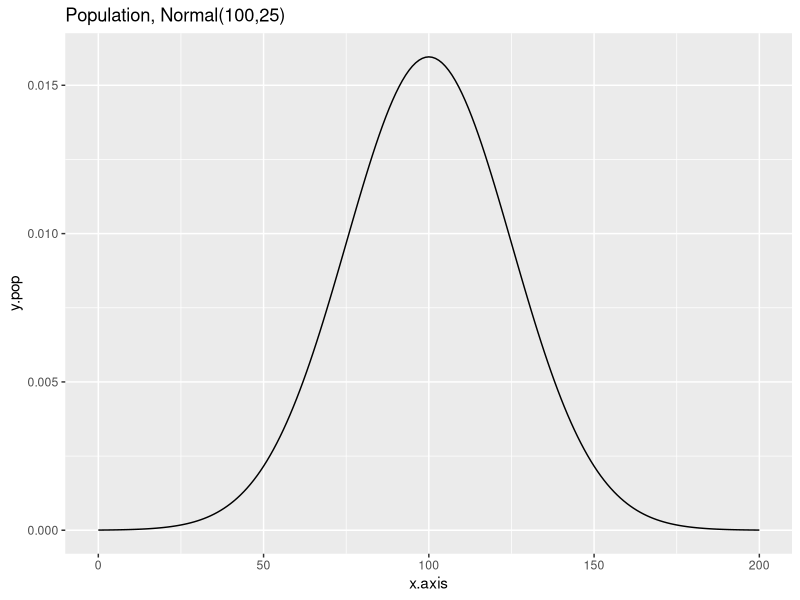
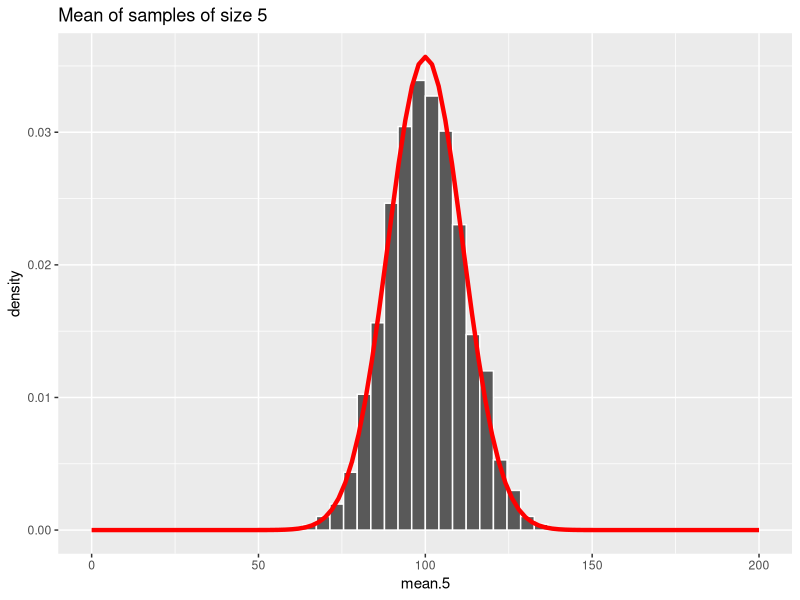
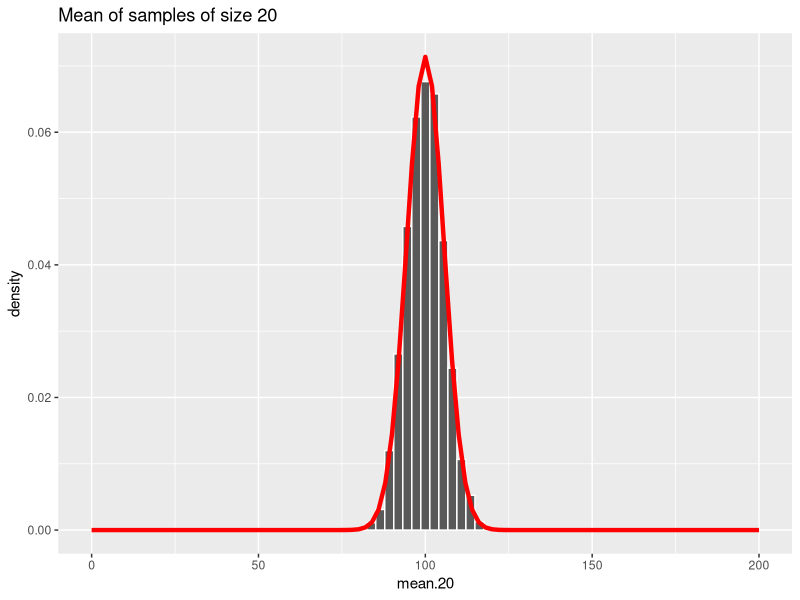
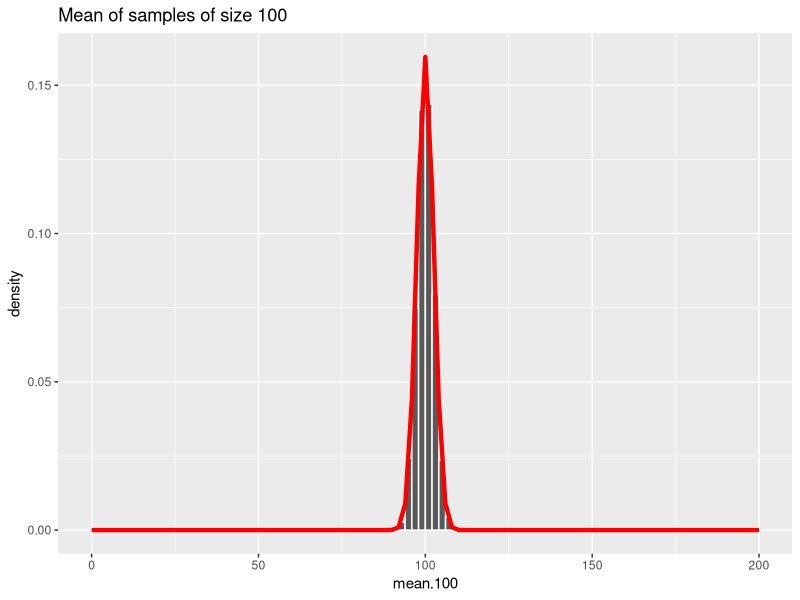
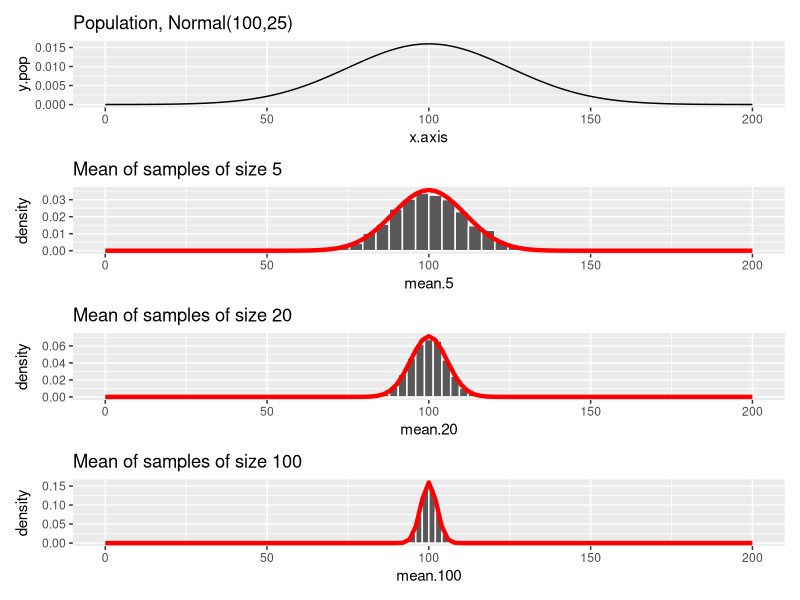

These charts were generated, in order, by the following R code:
#Notes 5-1C Extension
#Central Limit Theorem

library(tidyverse)
library(patchwork)

set.seed(2320)
x.axis <- seq(0,200)
y.pop <- dnorm(x.axis,100,25)

A <- ggplot(NULL,aes(x=x.axis,y=y.pop)) + 
  geom_line()+
  labs(title="Population, Normal(100,25)")

A

#samples of size 5
mean.5 <- replicate(5000,mean(rnorm(5,100,25)))
out.5 <- data.frame(mean.5=mean.5)
B <- ggplot(out.5,aes(x=mean.5))+
  geom_histogram(aes(y=after_stat(density)),
                 color="white",
                 bins=50) +
  labs(y="density",
       title="Mean of samples of size 5")+
  stat_function(fun=dnorm,
                args=list(mean=100,sd=25/sqrt(5)),
                size=1.5,
                color="red")+
  xlim(c(0,200))

B


#samples of size 20
mean.20 <- replicate(5000,mean(rnorm(20,100,25)))
out.20 <- data.frame(mean.20=mean.20)
C <- ggplot(out.20,aes(x=mean.20))+
  geom_histogram(aes(y=after_stat(density)),
                 color="white",
                 bins=75) +
  labs(title="Mean of samples of size 20")+
  stat_function(fun=dnorm,
                args=list(mean=100,sd=25/sqrt(20)), #update n=5 to 20!
                size=1.5,
                color="red")+
  xlim(c(0,200))

C

#samples of size 100
mean.100 <- replicate(5000,mean(rnorm(100,100,25)))
out.100 <- data.frame(mean.100=mean.100)
D <- ggplot(out.100,aes(x=mean.100))+
  geom_histogram(aes(y=after_stat(density)),
                 color="white",
                 bins=100) +
  labs(title="Mean of samples of size 100")+
  stat_function(fun=dnorm,
                args=list(mean=100,sd=25/sqrt(100)), #update to n=100
                size=1.5,
                color="red")+
  xlim(c(0,200))

D

A/B/C/D